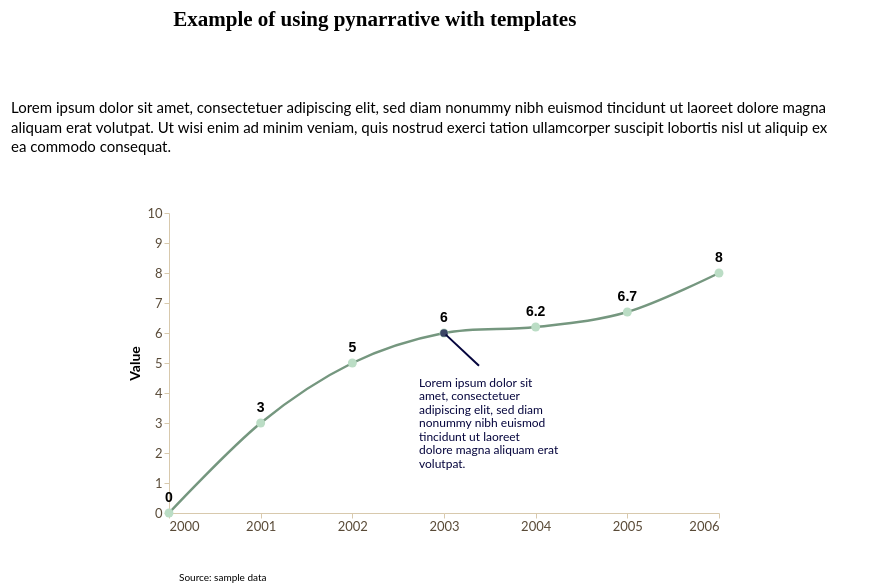

This figure's notebook cell:
### Markdown cell above
Data story with **line chart**

### Code cell
story = (
    pn.Story(
    #Builing the Story class object
        data = year_value,
        template = greenTemplate #Using greenTemplate
    )

    #Method invocation
    #Line chart
    .mark_line(
        point = True,
        interpolate = "cardinal"
    )

    #Data encoding
    .encode(
        #We need both quantitative axis to add annotation
        x = alt.X(
            "year:Q",
            title = "", 
            axis = alt.Axis(
                format = "d",
                values = list(range(2000, 2007))
            ),
            # scale = alt.Scale(domain=[2000, 2006])
        ),
        y = alt.Y(
            "value:Q",
            title = "Value",
            scale = alt.Scale(domain=[0, 10])
        )
    )
    
    #Data source
    .add_source(
        text = "Source: sample data",
        position = "bottom",
        align = "left"
    )
    
    #Title and subtitle
    .add_title(
        title = "Example of using pynarrative with templates",
        align = "left"
    )

    .add_context(
        text = "Lorem ipsum dolor sit amet, consectetuer adipiscing elit, sed diam nonummy nibh euismod tincidunt ut laoreet dolore magna aliquam erat volutpat. Ut wisi enim ad minim veniam, quis nostrud exerci tation ullamcorper suscipit lobortis nisl ut aliquip ex ea commodo consequat.",
        position = "top",
        title = ""
    )

    .add_labels_chart(
        values = "value:Q",
        font_weight = "bold",
        font_size = 14,
        dy = -15
    )

    .add_annotation(
        x = 2003,
        y = 6,
        text = "Lorem ipsum dolor sit amet, consectetuer adipiscing elit, sed diam nonummy nibh euismod tincidunt ut laoreet dolore magna aliquam erat volutpat.",
        text_color = "#05053D",
        show_subject = True,
        dy = 41,
        dx = -40,
        background_color = "transparent"
    )

    .render()
)

story

### Figure 1 — Vega-Lite specification as saved in the notebook (floating-point values rounded to 4 significant figures)
{"config": {"view": {"continuousWidth": 300, "continuousHeight": 300, "strokeWidth": 0}, "axis": {"domainColor": "#d8c9ad", "grid": false, "labelColor": "#594a37", "labelFont": "Lato", "labelFontSize": 13, "tickColor": "#d8c9ad", "titleColor": "#000000", "titleFont": "Lato", "titleFontSize": 14}, "bar": {"color": "rgb(117, 151, 127)"}, "legend": {"labelColor": "#594a37", "labelFont": "Lato", "labelFontSize": 12, "titleColor": "#000000", "titleFont": "Lato", "titleFontSize": 12}, "line": {"color": "rgb(117, 151, 127)"}, "mark": {"strokeWidth": 2.5}, "point": {"color": "rgb(187, 221, 197)", "filled": true, "size": 80}, "range": {"category": ["rgb(117, 151, 127)", "rgb(187, 221, 197)", "#348035", "#a46cc2", "#d96027"]}, "title": {"color": "#000000", "font": "Lato", "fontSize": 21}}, "vconcat": [{"layer": [{"mark": {"type": "rect", "color": "transparent"}}, {"mark": {"type": "text", "align": "left", "baseline": "top", "color": "#000000", "font": "Montserrat", "fontSize": 21, "fontWeight": "bold", "text": "Example of using pynarrative with templates"}, "encoding": {"x": {"value": 10}, "y": {"value": 4}}}], "data": {"name": "data-6fad5c34291b82fc9632cbce143d677a"}, "height": 70, "width": 566.5}, {"vconcat": [{"layer": [{"mark": {"type": "rect", "color": "transparent", "cornerRadius": 24.0, "opacity": 1.0, "stroke": "transparent", "strokeWidth": 2.0}, "encoding": {"x": {"value": 0}, "x2": {"value": 880.0}, "y": {"value": 0}, "y2": {"value": 90.0}}}, {"mark": {"type": "text", "align": "left", "baseline": "top", "color": "rgb(0, 0, 0)", "font": "Lato", "fontSize": 15, "fontStyle": "normal", "fontWeight": "normal", "lineBreak": "\n", "lineHeight": 19.5, "text": "Lorem ipsum dolor sit amet, consectetuer adipiscing elit, sed diam nonummy nibh euismod tincidunt ut laoreet dolore magna\naliquam erat volutpat. Ut wisi enim ad minim veniam, quis nostrud exerci tation ullamcorper suscipit lobortis nisl ut aliquip ex\nea commodo consequat."}, "encoding": {"x": {"value": 5}, "y": {"value": 5}}}], "data": {"name": "data-6fad5c34291b82fc9632cbce143d677a"}, "height": 90.0, "width": 880.0}, {"layer": [{"mark": {"type": "line", "interpolate": "cardinal", "point": true}, "encoding": {"x": {"axis": {"format": "d", "values": [2000, 2001, 2002, 2003, 2004, 2005, 2006]}, "field": "year", "title": "", "type": "quantitative"}, "y": {"field": "value", "scale": {"domain": [0, 10]}, "title": "Value", "type": "quantitative"}}}, {"mark": {"type": "text", "align": "center", "angle": 0, "color": "rgb(0, 0, 0)", "dx": 0, "dy": -15, "fontSize": 14, "fontWeight": "bold", "lineBreak": "\n"}, "encoding": {"text": {"field": "value", "type": "quantitative"}, "x": {"axis": {"format": "d", "values": [2000, 2001, 2002, 2003, 2004, 2005, 2006]}, "field": "year", "title": "", "type": "quantitative"}, "y": {"field": "value", "scale": {"domain": [0, 10]}, "title": "Value", "type": "quantitative"}}}, {"data": {"name": "data-6fad5c34291b82fc9632cbce143d677a"}, "mark": {"type": "text", "align": "left", "baseline": "top", "color": "rgb(0, 0, 0)", "font": "Lato", "fontSize": 10, "lineBreak": "\n", "text": "Source: sample data"}, "encoding": {"x": {"value": 10}, "y": {"value": 360}}}, {"layer": [{"mark": {"type": "point", "color": "#05053D", "size": 60}, "encoding": {"x": {"field": "subject_x", "type": "quantitative"}, "y": {"field": "subject_y", "type": "quantitative"}}}, {"mark": {"type": "rule", "stroke": "#05053D", "strokeWidth": 2}, "encoding": {"x": {"field": "connector_x", "type": "quantitative"}, "x2": {"field": "tip_x"}, "y": {"field": "connector_y", "type": "quantitative"}, "y2": {"field": "tip_y"}}}, {"mark": {"type": "rect", "color": "transparent", "cornerRadius": 24.0, "dx": -50, "dy": -50, "opacity": 1, "stroke": "transparent", "strokeWidth": 2.0}, "encoding": {"x": {"field": "box_x1", "type": "quantitative"}, "x2": {"field": "box_x2"}, "y": {"field": "box_y1", "type": "quantitative"}, "y2": {"field": "box_y2"}}}, {"mark": {"type": "text", "align": "left", "baseline": "top", "color": "#05053D", "font": "Lato", "fontSize": 12, "lineBreak": "\n", "lineHeight": 13.5, "text": ["Lorem ipsum dolor sit", "amet, consectetuer", "adipiscing elit, sed diam", "nonummy nibh euismod", "tincidunt ut laoreet", "dolore magna aliquam erat", "volutpat."]}, "encoding": {"x": {"field": "text_x", "type": "quantitative"}, "y": {"field": "text_y", "type": "quantitative"}}}], "data": {"name": "data-0a62ef39f0adda15b6e4e7841c671225"}}], "data": {"name": "data-2f65385dbddc169fd936d447c4078954"}, "height": 300, "width": 550}], "center": true}], "center": true, "resolve": {"axis": {"x": "shared", "y": "shared"}}, "$schema": "https://vega.github.io/schema/vega-lite/v6.4.1.json", "datasets": {"data-6fad5c34291b82fc9632cbce143d677a": [{"_": 0}], "data-2f65385dbddc169fd936d447c4078954": [{"year": 2000, "value": 0.0}, {"year": 2001, "value": 3.0}, {"year": 2002, "value": 5.0}, {"year": 2003, "value": 6.0}, {"year": 2004, "value": 6.2}, {"year": 2005, "value": 6.7}, {"year": 2006, "value": 8.0}], "data-0a62ef39f0adda15b6e4e7841c671225": [{"subject_x": 2003.0, "subject_y": 6.0, "connector_x": 2003.0, "connector_y": 4.907, "tip_x": 2003.0, "tip_y": 5.945, "box_x1": 2003.0, "box_x2": 2005.0, "box_y1": 0.3267, "box_y2": 4.907, "text_x": 2003.0, "text_y": 4.507}]}}
